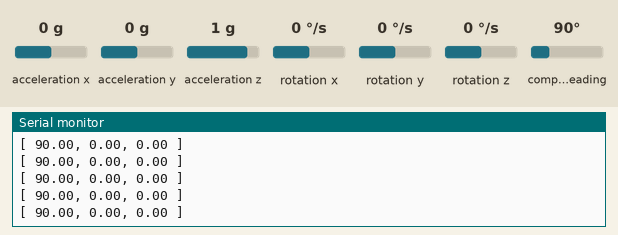
The sketch below on a simulated Arduino Uno, built with avr-gcc and run on an emulated ATmega328P. Shown: the last lines printed to the serial monitor. The inputs (shaded band) are chosen by the test bench; at power-on: acceleration y 0 g, compass heading 90°, acceleration x 0 g, acceleration z 1 g, rotation x 0 °/s, rotation y 0 °/s, rotation z 0 °/s.

Above: at 1.7 s.
1.8 s: acceleration y set to -1.4 g
At 2.4 s:
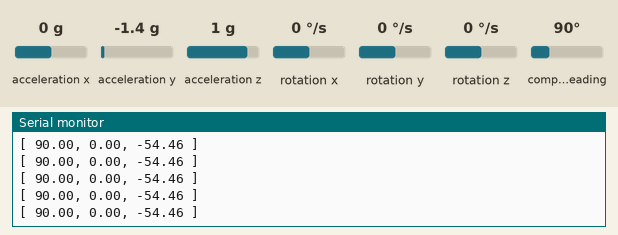
4.8 s: compass heading set to 7°
At 5.3 s:
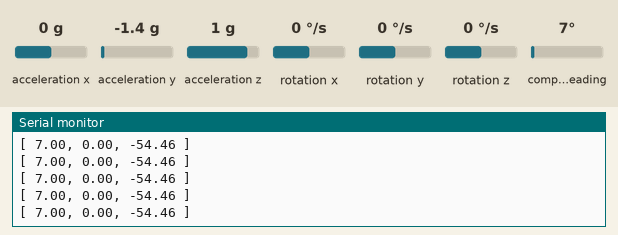
7.8 s: acceleration y set to 0 g
At 8.9 s:
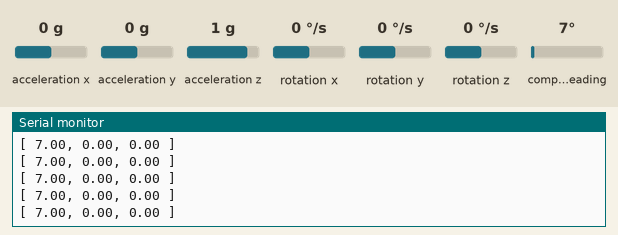
10.8 s: acceleration x set to 0.8 g
At 11.3 s:
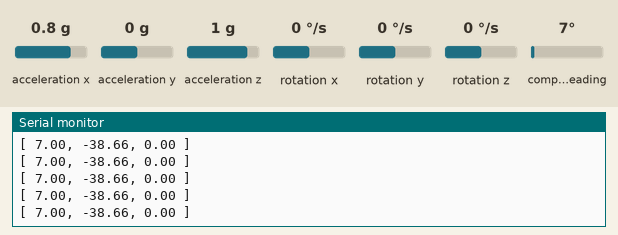
13.8 s: acceleration z set to -1.4 g
At 14.6 s:
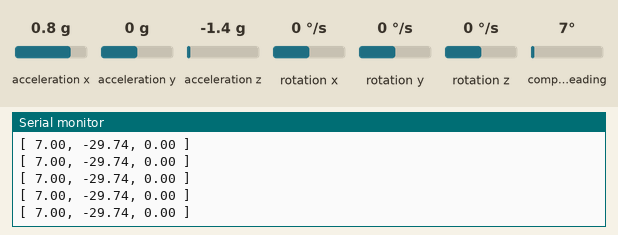
15.3 s: acceleration x set to -1.4 g
At 15.8 s:
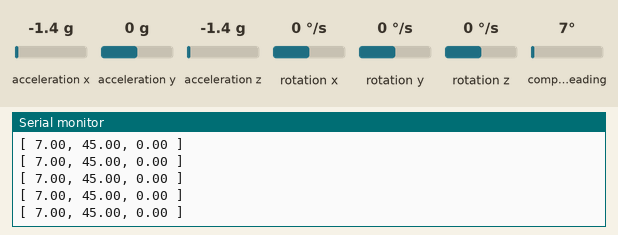
Timing chart, 0 to 18.3 s (numbered marks = the images above; inputs shaded):
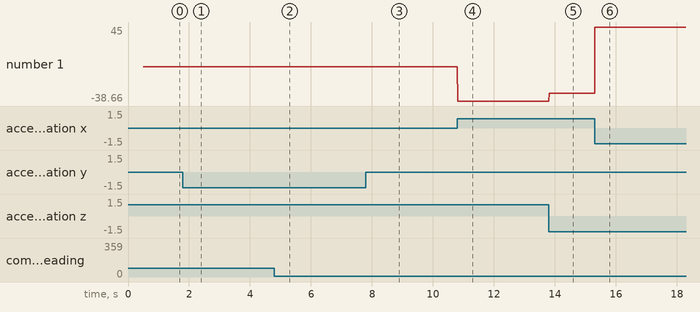

Measured:
- after the input at 1.8 s, the serial monitor: prints a new line at once (image 1)
- after the input at 4.8 s, the serial monitor: prints a new line at once (image 2)
- after the input at 7.8 s, the serial monitor: prints a new line at once (image 3)
- after the input at 10.8 s, the serial monitor: prints a new line at once (image 4)
- after the input at 13.8 s, the serial monitor: prints a new line at once (image 5)
- after the input at 15.3 s, the serial monitor: prints a new line at once (image 6)
- plotted number 1: 0 → -38.66 after the input at 10.8 s, -38.66 → -29.74 after the input at 13.8 s, -29.74 → 45 after the input at 15.3 s

The sketch:

IMUslave.ino
```cpp
#include <MPU9250.h> // Make sure to install this library: CTRL+SHIFT+I then search MPU9250
#include <Wire.h>

MPU9250 mpu; // References the library as variable mpu

void setup() {
    Serial.begin(115200); // Baud rate set for Serial monitor, change to your liking
    Wire.begin(); // Opens the wires to communicate to MPU

    if (!mpu.setup(0x68)) {  // Change to your own address
        while (1) {
            Serial.println("MPU connection failed. Please check your connection with `connection_check` example."); // RX->TX & TX->RX
            delay(5000);
        }
    }
    // calibrate anytime you want to
    Serial.println("Calibrating Gyro....");
    mpu.calibrateAccelGyro(); // Library function to Calibrate the x,y, and z axis'
    Serial.println("READY!");
    delay(500);
}

void loop() { // Prints the data from the MPU into the Serial monitor using MPU and Serial libraries
       if (mpu.update()) {
        Serial.print("[ ");
        Serial.print(mpu.getYaw()); Serial.print(", ");
        Serial.print(mpu.getPitch()); Serial.print(", ");
        Serial.print(mpu.getRoll()); Serial.println(" ]");
       }
}
```
